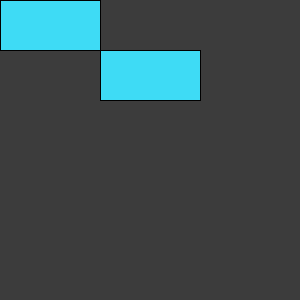
Frame 1 (no input)
Frame 60 (the mouse pressed at the canvas centre just before this capture): identical to frame 1, image omitted
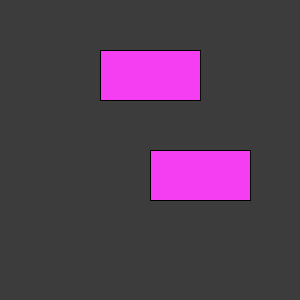
Frame 120 (the mouse held since frame 60 and released just before this capture)

The Processing sketch that drew these frames (run headless with seeded random() and noise(); from frame 60 on, the mouse is pressed at the canvas centre):

// Processing sketch: processing_53658
// ── processing_53658.pde

//Georgina Yeboah
//PS2-4
//When two rectangles collide

void setup() {
  size(300, 300);
}
void draw() {
  background(60);

  if (intersect(10, 30, 10, mouseX, mouseY, 10, 30, 0)) {
    fill(62, 219, 245);
  } 
  else {
    fill(245, 62, 242);
  }
  rect(100, 50, 100, 50);
  rect(mouseX, mouseY, 100, 50);
}
boolean intersect(float x_1, float y_1, float width_1, float height_1, float x_2, float y_2, float width_2, float height_2) {
  float d = dist(x_1, y_2, height_2, x_2, y_2, height_2);
  if ( d < (width_1 + width_2)) {
    return true;
  }
  else {
    return false;
  }
} 
